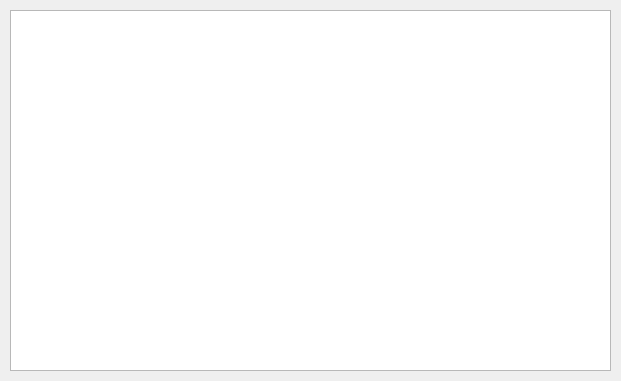
<?xml version="1.0" encoding="UTF-8"?>
<ui version="4.0">
 <class>Form</class>
 <widget class="QWidget" name="Form">
  <property name="geometry">
   <rect>
    <x>0</x>
    <y>0</y>
    <width>621</width>
    <height>381</height>
   </rect>
  </property>
  <property name="windowTitle">
   <string>Form</string>
  </property>
  <widget class="QTableWidget" name="tableWidget">
   <property name="geometry">
    <rect>
     <x>10</x>
     <y>10</y>
     <width>601</width>
     <height>361</height>
    </rect>
   </property>
  </widget>
 </widget>
 <resources/>
 <connections/>
</ui>
